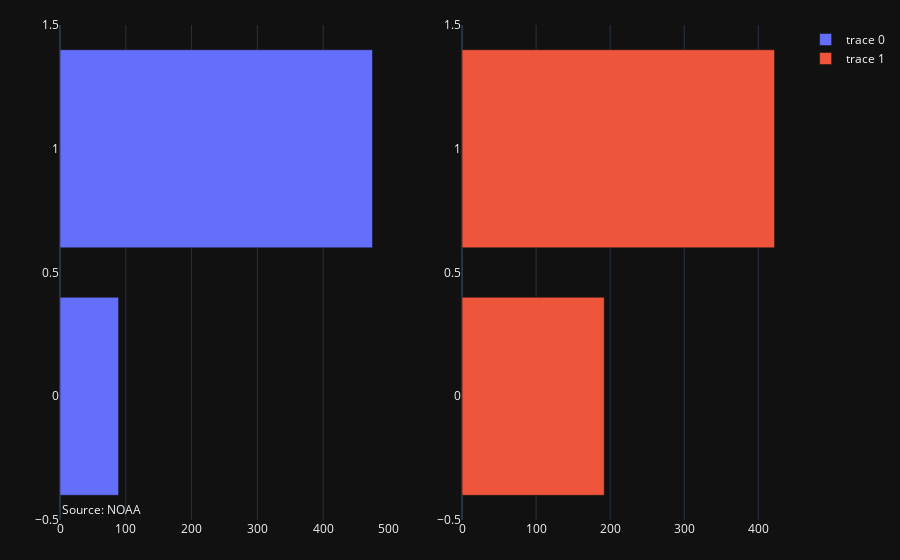

This figure's notebook cell:
### Code cell
fig = make_subplots(rows=1, cols=2)
fig.add_trace(go.Bar(x=df.Credit_History.value_counts(ascending=True)), row=1, col=1)
fig.add_trace(go.Bar(x=df.Loan_Status.value_counts(ascending=True)), row=1, col=2)
fig.update_layout(template="plotly_dark",
                    margin=dict(r=10, t=25, b=40, l=60),
                    annotations=[dict(text="Source: NOAA", showarrow=False, xref="paper", yref="paper", x=0, y=0)])
fig.show()

### Figure 1 — Plotly figure (JSON) as saved in the notebook; plotly's stock layout.template omitted (floating-point values rounded to 4 significant figures)
{"data": [{"type": "bar", "x": [89, 475], "xaxis": "x", "yaxis": "y"}, {"type": "bar", "x": [192, 422], "xaxis": "x2", "yaxis": "y2"}], "layout": {"annotations": [{"showarrow": false, "text": "Source: NOAA", "x": 0, "xref": "paper", "y": 0, "yref": "paper"}], "margin": {"b": 40, "l": 60, "r": 10, "t": 25}, "xaxis": {"anchor": "y", "domain": [0, 0.45]}, "xaxis2": {"anchor": "y2", "domain": [0.55, 1]}, "yaxis": {"anchor": "x", "domain": [0, 1]}, "yaxis2": {"anchor": "x2", "domain": [0, 1]}}}
